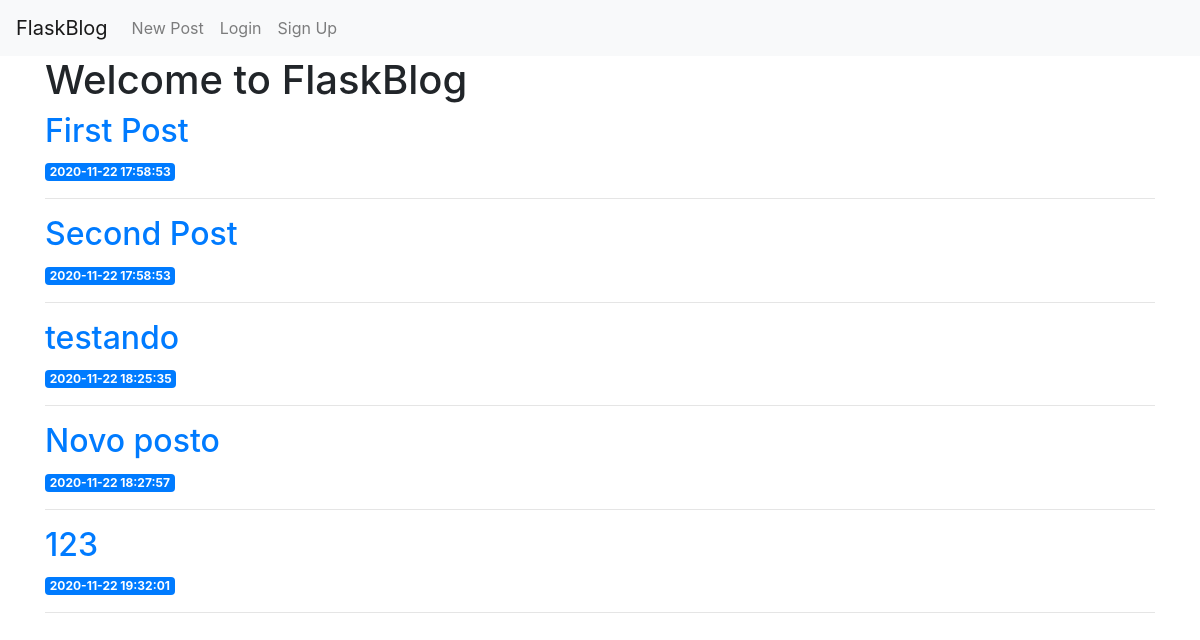
The app's page /, older data.
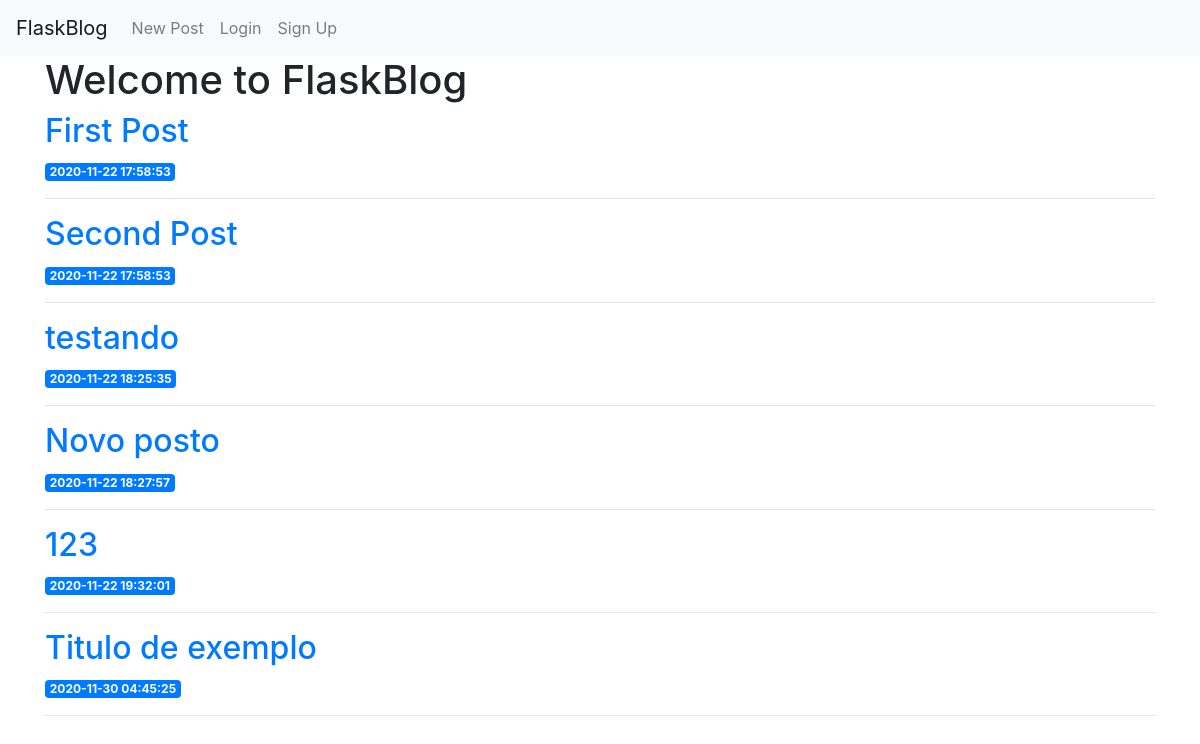
The same page, newer data.
### tables this page shows
CREATE TABLE posts (
    id INTEGER PRIMARY KEY AUTOINCREMENT,
    created TIMESTAMP NOT NULL DEFAULT CURRENT_TIMESTAMP,
    title TEXT NOT NULL,
    content TEXT NOT NULL
);

### app.py (the view)
@app.route('/')
def index():
    conn = get_db_connection()
    posts = conn.execute('SELECT * FROM posts').fetchall()
    conn.close()
    return render_template('index.html', posts=posts)

### app.py (called while the page is built)
def get_db_connection():
    conn = sqlite3.connect('database.db')
    conn.row_factory = sqlite3.Row
    return conn

### templates/index.html
{% extends 'base.html' %}
{% block content %}
    <h1>{% block title %} Welcome to FlaskBlog {% endblock %}</h1>
    {% for post in posts %}
        <a href="{{ url_for('post', post_id=post['id']) }}">
            <h2>{{ post['title'] }}</h2>
        </a>
        <span class="badge badge-primary">{{ post['created'] }}</span>
        <hr>
    {% endfor %}
{% endblock %}

Row changes from the older to the newer data that the page shows:
added posts: title "Titulo de exemplo", created "2020-11-30 04:45:25"
